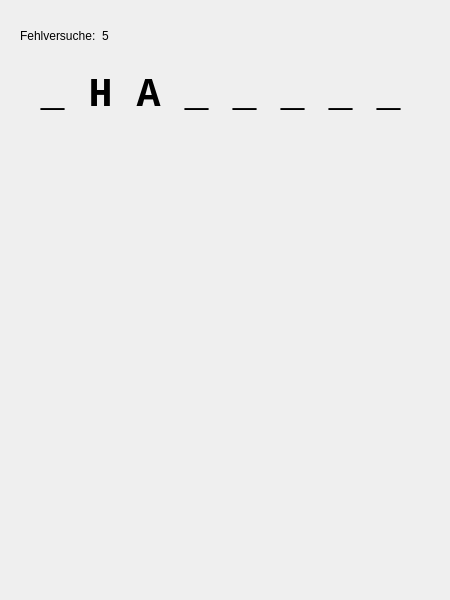
<?xml version="1.0" encoding="UTF-8"?>
<ui version="4.0">
 <class>MainWindow</class>
 <widget class="QMainWindow" name="MainWindow">
  <property name="geometry">
   <rect>
    <x>0</x>
    <y>0</y>
    <width>450</width>
    <height>600</height>
   </rect>
  </property>
  <property name="windowTitle">
   <string>MainWindow</string>
  </property>
  <widget class="QWidget" name="centralwidget">
   <widget class="QLabel" name="background">
    <property name="geometry">
     <rect>
      <x>0</x>
      <y>0</y>
      <width>451</width>
      <height>581</height>
     </rect>
    </property>
    <property name="text">
     <string/>
    </property>
    <property name="pixmap">
     <pixmap resource="Hangman.qrc">:/backgrounds/Hangman01.png</pixmap>
    </property>
    <property name="scaledContents">
     <bool>true</bool>
    </property>
   </widget>
   <widget class="QLabel" name="word">
    <property name="geometry">
     <rect>
      <x>10</x>
      <y>60</y>
      <width>421</width>
      <height>71</height>
     </rect>
    </property>
    <property name="font">
     <font>
      <family>Courier New</family>
      <pointsize>30</pointsize>
      <weight>75</weight>
      <bold>true</bold>
      <kerning>true</kerning>
     </font>
    </property>
    <property name="text">
     <string>_ H A _ _ _ _ _</string>
    </property>
    <property name="alignment">
     <set>Qt::AlignCenter</set>
    </property>
   </widget>
   <widget class="QWidget" name="horizontalLayoutWidget">
    <property name="geometry">
     <rect>
      <x>20</x>
      <y>20</y>
      <width>91</width>
      <height>31</height>
     </rect>
    </property>
    <layout class="QHBoxLayout" name="horizontalLayout">
     <item>
      <widget class="QLabel" name="label">
       <property name="text">
        <string>Fehlversuche:</string>
       </property>
      </widget>
     </item>
     <item>
      <widget class="QLabel" name="numberOfFailures">
       <property name="text">
        <string>5</string>
       </property>
      </widget>
     </item>
    </layout>
   </widget>
  </widget>
  <widget class="QMenuBar" name="menubar">
   <property name="geometry">
    <rect>
     <x>0</x>
     <y>0</y>
     <width>450</width>
     <height>21</height>
    </rect>
   </property>
  </widget>
 </widget>
 <resources>
  <include location="Hangman.qrc"/>
 </resources>
 <connections/>
</ui>
